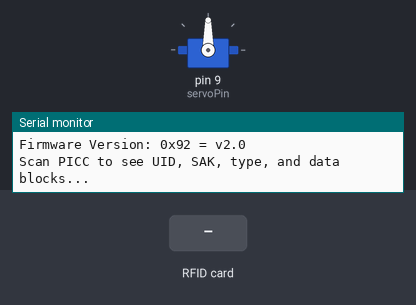
Bench run of a sketch on a simulated Arduino Uno, built with avr-gcc and run on an emulated ATmega328P. On the bench: servo, the last lines printed to the serial monitor. The test bench sets the inputs (shaded band).

Above: at 1.2 s.
1.3 s: RFID card 5E 7A 19 C4 held to the reader
At 1.75 s:
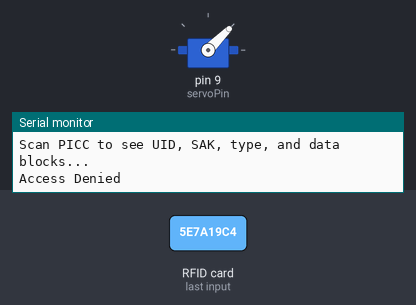
Timing chart, 0 to 4.3 s (numbered marks = the images above; inputs shaded):
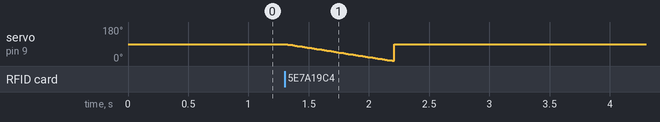

The sketch:

DormLock.ino
```cpp
#include <SPI.h>
#include <MFRC522.h>
#include <Servo.h>
int servoPin = 9;
Servo servo;
int servoAngle = 0;


#define RST_PIN         9
#define SS_PIN          10

MFRC522 mfrc522(SS_PIN, RST_PIN);

void setup() {
	Serial.begin(9600);
  servo.attach(servoPin);
	while (!Serial);
	SPI.begin();
	mfrc522.PCD_Init();
	delay(4);
	mfrc522.PCD_DumpVersionToSerial();
	Serial.println(F("Scan PICC to see UID, SAK, type, and data blocks..."));

}

void loop() {
	if ( ! mfrc522.PICC_IsNewCardPresent()) {
		return;
	}
	if ( ! mfrc522.PICC_ReadCardSerial()) {
		return;
	}

  //check Frances ID
  //UID redacted
  byte myID[] = {0x00, 0x00, 0x00, 0x00, 0x00, 0x00, 0x00};
  bool isID = true;
  for(int i = 0; i<7; i++){
    if(!(mfrc522.uid.uidByte[i] == myID[i])){
      isID = false;
    }
  }

  //check Arya ID
  //UID redacted
  byte AID[] = {0x00, 0x00, 0x00, 0x00, 0x00, 0x00, 0x00};
  bool isAID = true;
  for(int i = 0; i<7; i++){
    if(!(mfrc522.uid.uidByte[i] == AID[i])){
      isAID = false;
    }
  }

  if(isID || isAID){
    Serial.println("Access Granted!");
    for(servoAngle = 0; servoAngle<90;servoAngle++){
      servo.write(servoAngle);
      delay(10);
    }
    servo.write(90);
    delay(1000);

  }
  else{
    Serial.println("Access Denied");
    for(servoAngle = 89; servoAngle>=0;servoAngle--){
      servo.write(servoAngle);
      delay(10);
    }
    servo.write(90);
    delay(1000);

  }
  delay(1000);


}
```
